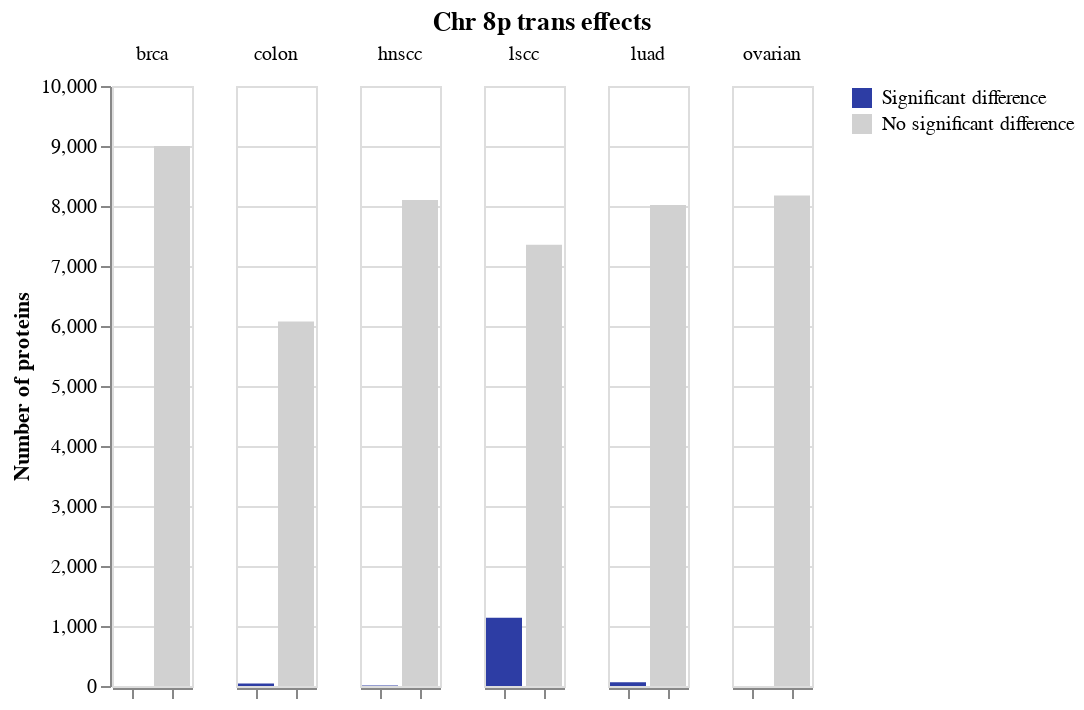

The code cell stored with this chart in its notebook:
### Markdown cell above
## Select the proteins with a significant change, and take a detour to make some plots

### Code cell
prots = long_results[long_results["adj_p"] <= 0.05].reset_index(drop=True)
prots_cts = prots.groupby("cancer_type").count()[["protein"]]

fail_prots = long_results[long_results["adj_p"] > 0.05].reset_index(drop=True)
fail_cts = fail_prots.groupby("cancer_type").count()[["protein"]]

prots_cts.insert(0, "count_type", "Significant difference")
fail_cts.insert(0, "count_type", "No significant difference")

counts = prots_cts.append(fail_cts).sort_index().reset_index(drop=False)

alt.Chart(counts).mark_bar().encode(
    x=alt.X(
        "count_type",
        axis=alt.Axis(
            title=None,
            labels=False
        ),
        sort=["Significant difference"]
    ),
    y=alt.Y(
        "protein",
        axis=alt.Axis(
            title="Number of proteins"
        )
    ),
    color=alt.Color(
        "count_type",
        title=None,
        sort=["Significant difference"],
        scale=alt.Scale(
            domain=["Significant difference", "No significant difference"],
            range=["#2d3da4", "#d1d1d1"]
        )
    )
).facet(
    column=alt.Column(
        "cancer_type",
        title=None
    )
).properties(
    title=f"Chr {CHROMOSOME}{ARM} {TRANS_OR_CIS} effects"
).configure_title(
    anchor="middle"
)

### Figure 1 — Vega-Lite specification as saved in the notebook (floating-point values rounded to 4 significant figures)
{"config": {"view": {"continuousWidth": 400, "continuousHeight": 300}, "title": {"anchor": "middle"}}, "data": {"name": "data-64a10f7d154997f6e0bbc76428703338"}, "facet": {"column": {"type": "nominal", "field": "cancer_type", "title": null}}, "spec": {"mark": "bar", "encoding": {"color": {"type": "nominal", "field": "count_type", "scale": {"domain": ["Significant difference", "No significant difference"], "range": ["#2d3da4", "#d1d1d1"]}, "sort": ["Significant difference"], "title": null}, "x": {"type": "nominal", "axis": {"labels": false, "title": null}, "field": "count_type", "sort": ["Significant difference"]}, "y": {"type": "quantitative", "axis": {"title": "Number of proteins"}, "field": "protein"}}}, "title": "Chr 8p trans effects", "$schema": "https://vega.github.io/schema/vega-lite/v4.8.1.json", "datasets": {"data-64a10f7d154997f6e0bbc76428703338": [{"cancer_type": "brca", "count_type": "Significant difference", "protein": 2}, {"cancer_type": "brca", "count_type": "No significant difference", "protein": 9002}, {"cancer_type": "colon", "count_type": "Significant difference", "protein": 40}, {"cancer_type": "colon", "count_type": "No significant difference", "protein": 6074}, {"cancer_type": "hnscc", "count_type": "Significant difference", "protein": 7}, {"cancer_type": "hnscc", "count_type": "No significant difference", "protein": 8099}, {"cancer_type": "lscc", "count_type": "Significant difference", "protein": 1139}, {"cancer_type": "lscc", "count_type": "No significant difference", "protein": 7356}, {"cancer_type": "luad", "count_type": "Significant difference", "protein": 63}, {"cancer_type": "luad", "count_type": "No significant difference", "protein": 8015}, {"cancer_type": "ovarian", "count_type": "No significant difference", "protein": 8175}]}}
